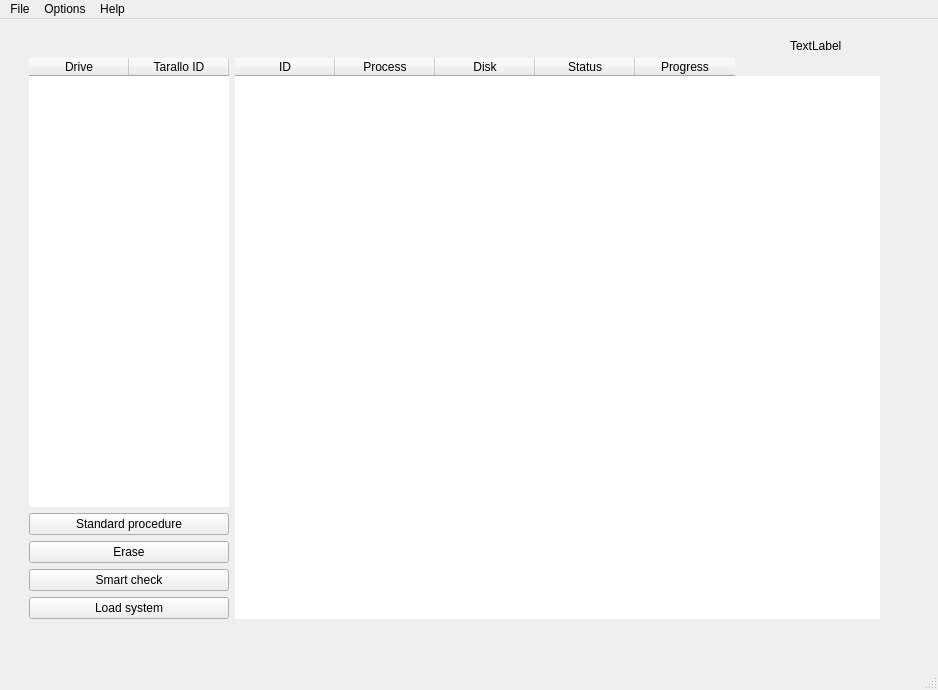
<?xml version="1.0" encoding="UTF-8"?>
<ui version="4.0">
 <class>MainWindow</class>
 <widget class="QMainWindow" name="MainWindow">
  <property name="geometry">
   <rect>
    <x>0</x>
    <y>0</y>
    <width>938</width>
    <height>690</height>
   </rect>
  </property>
  <property name="sizePolicy">
   <sizepolicy hsizetype="Expanding" vsizetype="Minimum">
    <horstretch>0</horstretch>
    <verstretch>0</verstretch>
   </sizepolicy>
  </property>
  <property name="minimumSize">
   <size>
    <width>864</width>
    <height>581</height>
   </size>
  </property>
  <property name="windowTitle">
   <string>PINOLO</string>
  </property>
  <property name="autoFillBackground">
   <bool>true</bool>
  </property>
  <property name="styleSheet">
   <string notr="true"/>
  </property>
  <property name="tabShape">
   <enum>QTabWidget::Rounded</enum>
  </property>
  <widget class="QWidget" name="centralwidget">
   <layout class="QGridLayout" name="gridLayout">
    <item row="0" column="0">
     <widget class="QWidget" name="widget" native="true">
      <widget class="QLabel" name="backgroundLabel">
       <property name="geometry">
        <rect>
         <x>781</x>
         <y>9</y>
         <width>58</width>
         <height>18</height>
        </rect>
       </property>
       <property name="text">
        <string>TextLabel</string>
       </property>
      </widget>
      <widget class="QWidget" name="mainWidget" native="true">
       <property name="geometry">
        <rect>
         <x>20</x>
         <y>30</y>
         <width>851</width>
         <height>561</height>
        </rect>
       </property>
       <layout class="QVBoxLayout" name="verticalLayout_2">
        <item>
         <layout class="QHBoxLayout" name="mainLayout">
          <property name="spacing">
           <number>6</number>
          </property>
          <property name="sizeConstraint">
           <enum>QLayout::SetDefaultConstraint</enum>
          </property>
          <property name="leftMargin">
           <number>0</number>
          </property>
          <property name="topMargin">
           <number>0</number>
          </property>
          <property name="rightMargin">
           <number>0</number>
          </property>
          <item>
           <layout class="QVBoxLayout" name="verticalLayout">
            <item>
             <widget class="QTableWidget" name="diskTable">
              <property name="sizePolicy">
               <sizepolicy hsizetype="Maximum" vsizetype="Expanding">
                <horstretch>0</horstretch>
                <verstretch>0</verstretch>
               </sizepolicy>
              </property>
              <property name="minimumSize">
               <size>
                <width>200</width>
                <height>0</height>
               </size>
              </property>
              <property name="maximumSize">
               <size>
                <width>180</width>
                <height>16777215</height>
               </size>
              </property>
              <property name="styleSheet">
               <string notr="true"/>
              </property>
              <property name="frameShape">
               <enum>QFrame::NoFrame</enum>
              </property>
              <property name="horizontalScrollBarPolicy">
               <enum>Qt::ScrollBarAlwaysOff</enum>
              </property>
              <property name="sizeAdjustPolicy">
               <enum>QAbstractScrollArea::AdjustToContentsOnFirstShow</enum>
              </property>
              <property name="autoScroll">
               <bool>false</bool>
              </property>
              <property name="editTriggers">
               <set>QAbstractItemView::NoEditTriggers</set>
              </property>
              <property name="selectionMode">
               <enum>QAbstractItemView::ExtendedSelection</enum>
              </property>
              <property name="textElideMode">
               <enum>Qt::ElideMiddle</enum>
              </property>
              <property name="showGrid">
               <bool>false</bool>
              </property>
              <property name="gridStyle">
               <enum>Qt::NoPen</enum>
              </property>
              <property name="sortingEnabled">
               <bool>true</bool>
              </property>
              <property name="cornerButtonEnabled">
               <bool>false</bool>
              </property>
              <property name="columnCount">
               <number>3</number>
              </property>
              <attribute name="horizontalHeaderShowSortIndicator" stdset="0">
               <bool>false</bool>
              </attribute>
              <attribute name="verticalHeaderVisible">
               <bool>false</bool>
              </attribute>
              <attribute name="verticalHeaderShowSortIndicator" stdset="0">
               <bool>true</bool>
              </attribute>
              <column>
               <property name="text">
                <string>Drive</string>
               </property>
              </column>
              <column>
               <property name="text">
                <string>Tarallo ID</string>
               </property>
              </column>
              <column>
               <property name="text">
                <string>Size</string>
               </property>
              </column>
             </widget>
            </item>
            <item>
             <widget class="QPushButton" name="stdProcButton">
              <property name="maximumSize">
               <size>
                <width>16777215</width>
                <height>30</height>
               </size>
              </property>
              <property name="text">
               <string>Standard procedure</string>
              </property>
              <property name="shortcut">
               <string>Ctrl+S</string>
              </property>
             </widget>
            </item>
            <item>
             <widget class="QPushButton" name="eraseButton">
              <property name="minimumSize">
               <size>
                <width>100</width>
                <height>0</height>
               </size>
              </property>
              <property name="maximumSize">
               <size>
                <width>16777215</width>
                <height>30</height>
               </size>
              </property>
              <property name="cursor">
               <cursorShape>ArrowCursor</cursorShape>
              </property>
              <property name="text">
               <string>Erase</string>
              </property>
              <property name="shortcut">
               <string>Ctrl+E</string>
              </property>
             </widget>
            </item>
            <item>
             <widget class="QPushButton" name="smartButton">
              <property name="maximumSize">
               <size>
                <width>16777215</width>
                <height>30</height>
               </size>
              </property>
              <property name="cursor">
               <cursorShape>ArrowCursor</cursorShape>
              </property>
              <property name="text">
               <string>Smart check</string>
              </property>
             </widget>
            </item>
            <item>
             <widget class="QPushButton" name="cannoloButton">
              <property name="maximumSize">
               <size>
                <width>16777215</width>
                <height>30</height>
               </size>
              </property>
              <property name="text">
               <string>Load system</string>
              </property>
              <property name="shortcut">
               <string>Ctrl+C</string>
              </property>
             </widget>
            </item>
           </layout>
          </item>
          <item>
           <widget class="QTableWidget" name="queueTable">
            <property name="autoFillBackground">
             <bool>false</bool>
            </property>
            <property name="frameShape">
             <enum>QFrame::NoFrame</enum>
            </property>
            <property name="horizontalScrollBarPolicy">
             <enum>Qt::ScrollBarAlwaysOff</enum>
            </property>
            <property name="sizeAdjustPolicy">
             <enum>QAbstractScrollArea::AdjustToContentsOnFirstShow</enum>
            </property>
            <property name="autoScroll">
             <bool>false</bool>
            </property>
            <property name="editTriggers">
             <set>QAbstractItemView::NoEditTriggers</set>
            </property>
            <property name="dragEnabled">
             <bool>false</bool>
            </property>
            <property name="dragDropMode">
             <enum>QAbstractItemView::NoDragDrop</enum>
            </property>
            <property name="alternatingRowColors">
             <bool>false</bool>
            </property>
            <property name="selectionMode">
             <enum>QAbstractItemView::ExtendedSelection</enum>
            </property>
            <property name="selectionBehavior">
             <enum>QAbstractItemView::SelectItems</enum>
            </property>
            <property name="showGrid">
             <bool>false</bool>
            </property>
            <property name="gridStyle">
             <enum>Qt::NoPen</enum>
            </property>
            <property name="sortingEnabled">
             <bool>true</bool>
            </property>
            <property name="cornerButtonEnabled">
             <bool>true</bool>
            </property>
            <property name="columnCount">
             <number>5</number>
            </property>
            <attribute name="horizontalHeaderShowSortIndicator" stdset="0">
             <bool>true</bool>
            </attribute>
            <attribute name="horizontalHeaderStretchLastSection">
             <bool>false</bool>
            </attribute>
            <attribute name="verticalHeaderVisible">
             <bool>false</bool>
            </attribute>
            <attribute name="verticalHeaderStretchLastSection">
             <bool>false</bool>
            </attribute>
            <column>
             <property name="text">
              <string>ID</string>
             </property>
            </column>
            <column>
             <property name="text">
              <string>Process</string>
             </property>
            </column>
            <column>
             <property name="text">
              <string>Disk</string>
             </property>
            </column>
            <column>
             <property name="text">
              <string>Status</string>
             </property>
            </column>
            <column>
             <property name="text">
              <string>Progress</string>
             </property>
            </column>
           </widget>
          </item>
         </layout>
        </item>
       </layout>
      </widget>
     </widget>
    </item>
   </layout>
  </widget>
  <widget class="QStatusBar" name="statusbar"/>
  <widget class="QMenuBar" name="menuBar">
   <property name="geometry">
    <rect>
     <x>0</x>
     <y>0</y>
     <width>938</width>
     <height>21</height>
    </rect>
   </property>
   <widget class="QMenu" name="menuFile">
    <property name="title">
     <string>File</string>
    </property>
    <addaction name="newSessionAction"/>
    <addaction name="refreshAction"/>
    <addaction name="separator"/>
    <addaction name="exitAction"/>
   </widget>
   <widget class="QMenu" name="menuOptions">
    <property name="title">
     <string>Options</string>
    </property>
    <addaction name="actionTheme"/>
    <addaction name="networkSettingsAction"/>
   </widget>
   <widget class="QMenu" name="menuHelp">
    <property name="title">
     <string>Help</string>
    </property>
    <addaction name="actionAbout_WEEE_Open"/>
    <addaction name="actionSource_code"/>
    <addaction name="separator"/>
    <addaction name="actionVersion"/>
   </widget>
   <addaction name="menuFile"/>
   <addaction name="menuOptions"/>
   <addaction name="menuHelp"/>
  </widget>
  <action name="newSessionAction">
   <property name="text">
    <string>New session</string>
   </property>
   <property name="shortcut">
    <string>Ctrl+N</string>
   </property>
  </action>
  <action name="refreshAction">
   <property name="text">
    <string>Refresh</string>
   </property>
   <property name="shortcut">
    <string>Ctrl+R</string>
   </property>
  </action>
  <action name="exitAction">
   <property name="text">
    <string>Exit</string>
   </property>
  </action>
  <action name="actionTheme">
   <property name="text">
    <string>Theme</string>
   </property>
  </action>
  <action name="networkSettingsAction">
   <property name="text">
    <string>Network settings</string>
   </property>
   <property name="shortcut">
    <string>Ctrl+Shift+S</string>
   </property>
  </action>
  <action name="actionAbout_WEEE_Open">
   <property name="text">
    <string>About WEEE Open</string>
   </property>
  </action>
  <action name="actionSource_code">
   <property name="text">
    <string>Source code</string>
   </property>
  </action>
  <action name="actionVersion">
   <property name="text">
    <string>Version</string>
   </property>
  </action>
 </widget>
 <resources/>
 <connections/>
</ui>
